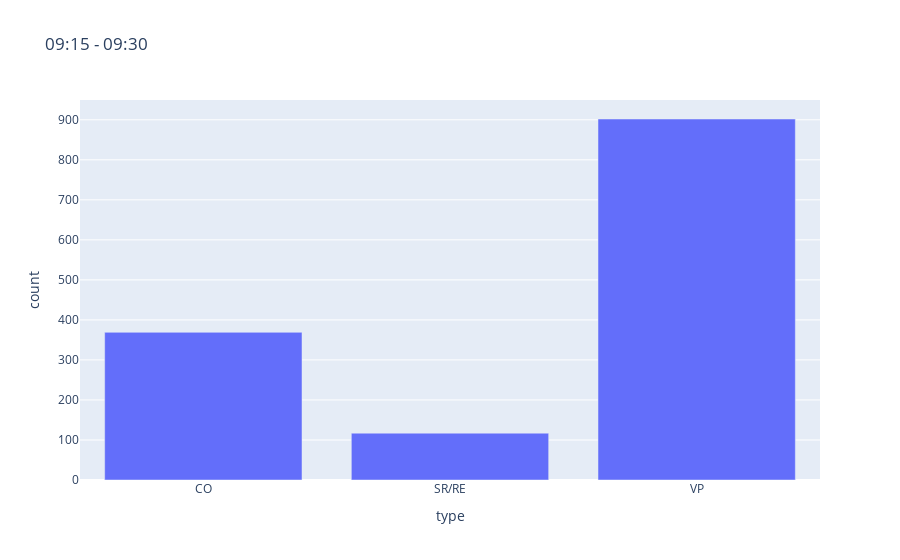

The notebook cell saved with this chart:
### Code cell
i =1
interval = intervals[i]
plot_vehicles_interval(interval)

### Figure 1 — Plotly figure (JSON) as saved in the notebook; plotly's stock layout.template omitted (floating-point values rounded to 4 significant figures)
{"data": [{"alignmentgroup": "True", "hovertemplate": "type=%{x}<br>count=%{y}<extra></extra>", "legendgroup": "", "marker": {"color": "#636efa", "pattern": {"shape": ""}}, "name": "", "offsetgroup": "", "orientation": "v", "showlegend": false, "textposition": "auto", "type": "bar", "x": ["CO", "SR/RE", "VP"], "xaxis": "x", "y": [369, 117, 902], "yaxis": "y"}], "layout": {"barmode": "relative", "legend": {"tracegroupgap": 0}, "title": {"text": "09:15 - 09:30"}, "xaxis": {"anchor": "y", "domain": [0, 1], "title": {"text": "type"}}, "yaxis": {"anchor": "x", "domain": [0, 1], "title": {"text": "count"}}}}
